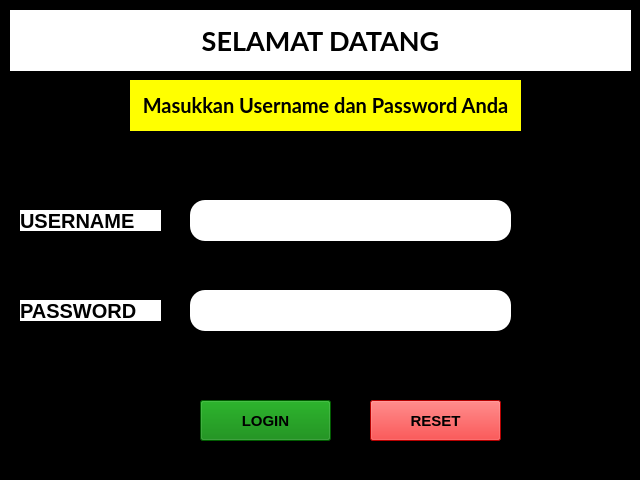
<?xml version="1.0" encoding="UTF-8"?>
<ui version="4.0">
 <class>Form</class>
 <widget class="QWidget" name="Form">
  <property name="geometry">
   <rect>
    <x>0</x>
    <y>0</y>
    <width>640</width>
    <height>480</height>
   </rect>
  </property>
  <property name="minimumSize">
   <size>
    <width>640</width>
    <height>480</height>
   </size>
  </property>
  <property name="maximumSize">
   <size>
    <width>640</width>
    <height>480</height>
   </size>
  </property>
  <property name="windowTitle">
   <string>Form</string>
  </property>
  <property name="styleSheet">
   <string notr="true">*{
background: #000;
}

QLineEdit{
font-size:20px;
}</string>
  </property>
  <widget class="QLabel" name="welcome">
   <property name="geometry">
    <rect>
     <x>10</x>
     <y>10</y>
     <width>621</width>
     <height>61</height>
    </rect>
   </property>
   <property name="font">
    <font>
     <family>Lato</family>
     <pointsize>20</pointsize>
     <weight>75</weight>
     <bold>true</bold>
    </font>
   </property>
   <property name="styleSheet">
    <string notr="true">background:#fff;</string>
   </property>
   <property name="text">
    <string>SELAMAT DATANG</string>
   </property>
   <property name="alignment">
    <set>Qt::AlignCenter</set>
   </property>
  </widget>
  <widget class="QLabel" name="notice">
   <property name="geometry">
    <rect>
     <x>130</x>
     <y>80</y>
     <width>391</width>
     <height>51</height>
    </rect>
   </property>
   <property name="font">
    <font>
     <family>Lato</family>
     <pointsize>15</pointsize>
     <weight>75</weight>
     <bold>true</bold>
    </font>
   </property>
   <property name="styleSheet">
    <string notr="true">background:yellow;</string>
   </property>
   <property name="text">
    <string>Masukkan Username dan Password Anda</string>
   </property>
   <property name="alignment">
    <set>Qt::AlignCenter</set>
   </property>
  </widget>
  <widget class="QLabel" name="label">
   <property name="geometry">
    <rect>
     <x>20</x>
     <y>210</y>
     <width>141</width>
     <height>21</height>
    </rect>
   </property>
   <property name="font">
    <font>
     <pointsize>15</pointsize>
     <weight>75</weight>
     <bold>true</bold>
    </font>
   </property>
   <property name="styleSheet">
    <string notr="true">background:#fff;</string>
   </property>
   <property name="text">
    <string>USERNAME</string>
   </property>
  </widget>
  <widget class="QLabel" name="label_2">
   <property name="geometry">
    <rect>
     <x>20</x>
     <y>300</y>
     <width>141</width>
     <height>21</height>
    </rect>
   </property>
   <property name="font">
    <font>
     <pointsize>15</pointsize>
     <weight>75</weight>
     <bold>true</bold>
    </font>
   </property>
   <property name="styleSheet">
    <string notr="true">background:#fff;</string>
   </property>
   <property name="text">
    <string>PASSWORD</string>
   </property>
  </widget>
  <widget class="QLineEdit" name="username">
   <property name="geometry">
    <rect>
     <x>190</x>
     <y>200</y>
     <width>321</width>
     <height>41</height>
    </rect>
   </property>
   <property name="styleSheet">
    <string notr="true">background:#fff;
border-radius:15px;</string>
   </property>
  </widget>
  <widget class="QLineEdit" name="password">
   <property name="geometry">
    <rect>
     <x>190</x>
     <y>290</y>
     <width>321</width>
     <height>41</height>
    </rect>
   </property>
   <property name="styleSheet">
    <string notr="true">background:#fff;
border-radius:15px;</string>
   </property>
   <property name="echoMode">
    <enum>QLineEdit::Password</enum>
   </property>
  </widget>
  <widget class="QPushButton" name="login">
   <property name="geometry">
    <rect>
     <x>200</x>
     <y>400</y>
     <width>131</width>
     <height>41</height>
    </rect>
   </property>
   <property name="styleSheet">
    <string notr="true">background:green;
font-size:15px;
font-weight:bold;</string>
   </property>
   <property name="text">
    <string>LOGIN</string>
   </property>
  </widget>
  <widget class="QPushButton" name="reset">
   <property name="geometry">
    <rect>
     <x>370</x>
     <y>400</y>
     <width>131</width>
     <height>41</height>
    </rect>
   </property>
   <property name="styleSheet">
    <string notr="true">background:red;
font-size:15px;
font-weight:bold;</string>
   </property>
   <property name="text">
    <string>RESET</string>
   </property>
  </widget>
 </widget>
 <resources/>
 <connections/>
</ui>
